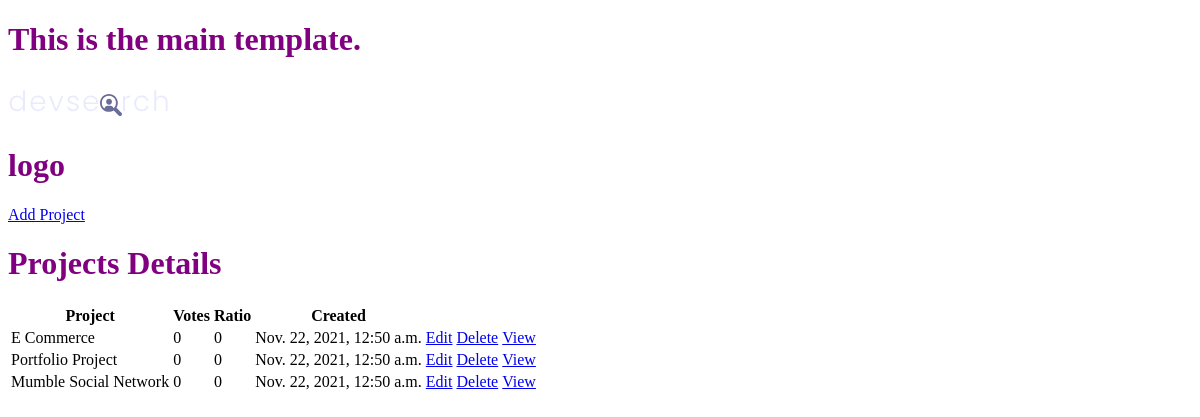
/, run on an earlier commit of the app's database.
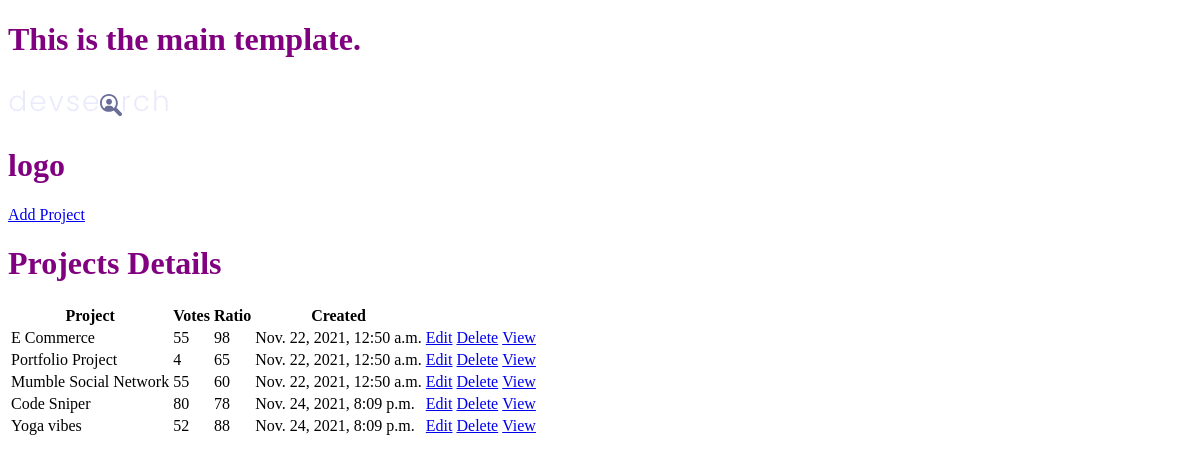
And on a later commit of the database.
### projects/models.py (models this page shows, shortened)
class Project(models.Model):
    title = models.CharField(max_length=200)
    description = models.TextField(null=True, blank=True)#blank=True for Django allows to submit a blank
    featured_image = models.ImageField(null=True, blank=True, default="default.jpg")
    demo_link = models.CharField(max_length=2000, null=True, blank=True)
    tags = models.ManyToManyField('Tag', blank=True)
    vote_total = models.IntegerField(default=0, null=True, blank=True)
    vote_ratio = models.IntegerField(default=0, null=True, blank=True)
    source_link = models.CharField(max_length=2000, null=True, blank=True)
    created = models.DateTimeField(auto_now_add=True)
    id = models.UUIDField(default=uuid.uuid4, unique=True, primary_key=True, editable=False)

### projects/views.py (the view)
# urls.py: path('', include('projects.urls')),
def projects(requests):
    projects = Project.objects.all()
    context = {'projects':projects}
    return render(requests, 'projects/projects.html', context)

### projects/templates/projects/projects.html (shortened to what this page needs)
{% extends 'main.html' %}
{% block content %}
<h1>Projects Details</h1>
<table>
    <tr>
        <th>Project</th>
        <th>Votes</th>
        <th>Ratio</th>
        <th>Created</th>
        <th></th>
        <th></th>
    </tr>
    {% for project in projects%}
    <tr>
        <td>{{project.title}}</td>
        <td>{{project.vote_total}}</td>
        <td>{{project.vote_ratio}}</td>
        <td>{{project.created}}</td>
        <td><a href="{% url 'update-project' project.id %}">Edit</a></td>
        <td><a href="{% url 'delete-project' project.id %}">Delete</a></td>
        <td><a href="{% url 'project' project.id %}">View</a></td>
    </tr>
    {% endfor %}
</table>
{% endblock content %}

### templates/main.html (shortened to what this page needs)
<!DOCTYPE html>
{% load static %}
<html lang="en">
<head>
    <link rel="stylesheet" type="text/css" media='screen' href="{% static 'styles/main.css' %}">
</head>
<body>
    <h1>This is the main template.</h1>
    {% include 'navbar.html'%}
    {% block content %}
    {% endblock content %}
</body>
</html>

### templates/navbar.html
<!DOCTYPE html>
{% load static %}
<img src="{% static 'images/logo.svg' %}" alt="">
<html lang="en">
<h1>logo</h1>
<a href="{% url 'create-project' %}">Add Project</a>
</html>

### static/styles/main.css (style rules this page uses)
h1 { color: purple; }
body { background-color: none; }

What changed in the data, as far as the page shows it:
changed Project "E Commerce": vote_total "0" → "55"; vote_ratio "0" → "98"
changed Project "Portfolio Project": vote_total "0" → "4"; vote_ratio "0" → "65"
changed Project "Mumble Social Network": vote_total "0" → "55"; vote_ratio "0" → "60"
added Project: title "Code Sniper", vote_total "80", vote_ratio "78", created "Nov. 24, 2021, 8:09 p.m."
added Project: title "Yoga vibes", vote_total "52", vote_ratio "88", created "Nov. 24, 2021, 8:09 p.m."
